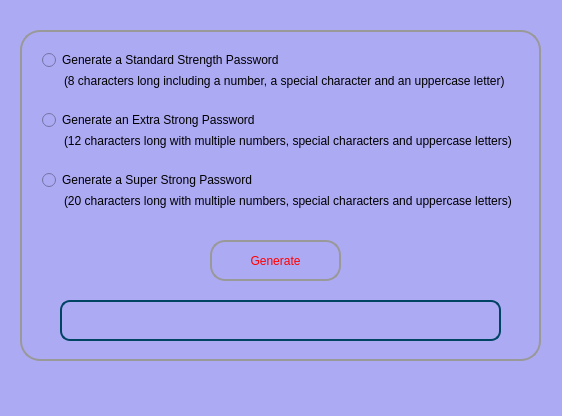
<?xml version="1.0" encoding="UTF-8"?>
<ui version="4.0">
 <class>MainWindow</class>
 <widget class="QMainWindow" name="MainWindow">
  <property name="geometry">
   <rect>
    <x>0</x>
    <y>0</y>
    <width>562</width>
    <height>416</height>
   </rect>
  </property>
  <property name="windowTitle">
   <string>password_generator</string>
  </property>
  <property name="styleSheet">
   <string notr="true">background-color: rgb(173, 170, 244);</string>
  </property>
  <widget class="QWidget" name="centralwidget">
   <widget class="QFrame" name="frame">
    <property name="geometry">
     <rect>
      <x>20</x>
      <y>30</y>
      <width>521</width>
      <height>331</height>
     </rect>
    </property>
    <property name="styleSheet">
     <string notr="true">
border-radius:20;
border: 2px solid ;
border-color: rgb(153, 153, 153);

</string>
    </property>
    <property name="frameShape">
     <enum>QFrame::StyledPanel</enum>
    </property>
    <property name="frameShadow">
     <enum>QFrame::Raised</enum>
    </property>
    <widget class="QRadioButton" name="radio_btn_standard">
     <property name="geometry">
      <rect>
       <x>20</x>
       <y>20</y>
       <width>391</width>
       <height>20</height>
      </rect>
     </property>
     <property name="styleSheet">
      <string notr="true">border-color: rgb(173, 170, 244);</string>
     </property>
     <property name="text">
      <string>Generate a Standard Strength Password</string>
     </property>
     <property name="checkable">
      <bool>true</bool>
     </property>
     <property name="checked">
      <bool>false</bool>
     </property>
    </widget>
    <widget class="QRadioButton" name="radio_btn_extra">
     <property name="geometry">
      <rect>
       <x>20</x>
       <y>80</y>
       <width>361</width>
       <height>20</height>
      </rect>
     </property>
     <property name="styleSheet">
      <string notr="true">border-color: rgb(173, 170, 244);</string>
     </property>
     <property name="text">
      <string>Generate an Extra Strong Password</string>
     </property>
    </widget>
    <widget class="QRadioButton" name="radio_btn_super">
     <property name="geometry">
      <rect>
       <x>20</x>
       <y>140</y>
       <width>421</width>
       <height>20</height>
      </rect>
     </property>
     <property name="styleSheet">
      <string notr="true">border-color: rgb(173, 170, 244);</string>
     </property>
     <property name="text">
      <string>Generate a Super Strong Password</string>
     </property>
    </widget>
    <widget class="QLineEdit" name="lineEdit">
     <property name="geometry">
      <rect>
       <x>40</x>
       <y>40</y>
       <width>471</width>
       <height>22</height>
      </rect>
     </property>
     <property name="styleSheet">
      <string notr="true">border-color: rgb(173, 170, 244);</string>
     </property>
     <property name="text">
      <string>(8 characters long including a number, a special character and an uppercase letter)</string>
     </property>
    </widget>
    <widget class="QLineEdit" name="lineEdit_2">
     <property name="geometry">
      <rect>
       <x>40</x>
       <y>100</y>
       <width>471</width>
       <height>22</height>
      </rect>
     </property>
     <property name="styleSheet">
      <string notr="true">border-color: rgb(173, 170, 244);</string>
     </property>
     <property name="text">
      <string>(12 characters long with multiple numbers, special characters and uppercase letters)  </string>
     </property>
    </widget>
    <widget class="QLineEdit" name="lineEdit_3">
     <property name="geometry">
      <rect>
       <x>40</x>
       <y>160</y>
       <width>471</width>
       <height>22</height>
      </rect>
     </property>
     <property name="styleSheet">
      <string notr="true">border-color: rgb(173, 170, 244);</string>
     </property>
     <property name="text">
      <string>(20 characters long with multiple numbers, special characters and uppercase letters)  </string>
     </property>
    </widget>
    <widget class="QPushButton" name="ganerate_btn">
     <property name="geometry">
      <rect>
       <x>190</x>
       <y>210</y>
       <width>131</width>
       <height>41</height>
      </rect>
     </property>
     <property name="styleSheet">
      <string notr="true">color: rgb(255, 0, 0);
border-radius:15px;
</string>
     </property>
     <property name="text">
      <string>Generate</string>
     </property>
    </widget>
    <widget class="QLineEdit" name="textbox_password">
     <property name="geometry">
      <rect>
       <x>40</x>
       <y>270</y>
       <width>441</width>
       <height>41</height>
      </rect>
     </property>
     <property name="font">
      <font>
       <pointsize>14</pointsize>
      </font>
     </property>
     <property name="styleSheet">
      <string notr="true">border-color: rgb(0, 68, 100);
color: rgb(0, 68, 100);
border-radius:10px;</string>
     </property>
     <property name="text">
      <string/>
     </property>
    </widget>
   </widget>
  </widget>
  <widget class="QMenuBar" name="menubar">
   <property name="geometry">
    <rect>
     <x>0</x>
     <y>0</y>
     <width>562</width>
     <height>22</height>
    </rect>
   </property>
  </widget>
  <widget class="QStatusBar" name="statusbar"/>
 </widget>
 <resources/>
 <connections/>
</ui>
